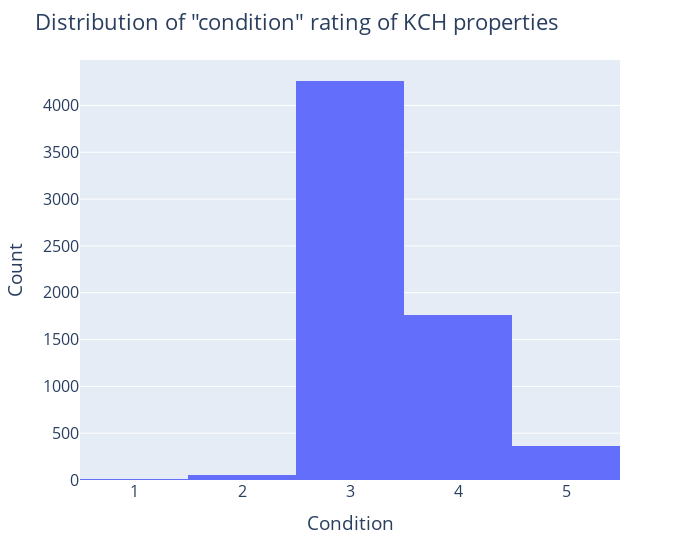

The notebook cell this image was saved under:
### Code cell
# Distribution - Condition
fig = px.histogram(data_frame=df, x='condition', width=700)

fig.update_layout(font=dict(size=16), xaxis_title="Condition", yaxis_title="Count",
                            title='Distribution of "condition" rating of KCH properties')

fig.show()

### Figure 1 — Plotly figure (JSON) as saved in the notebook; plotly's stock layout.template omitted (floating-point values rounded to 4 significant figures; data arrays with more than 128 entries replaced by an {"elided": "..."} marker saying what was removed)
{"data": [{"alignmentgroup": "True", "bingroup": "x", "hovertemplate": "condition=%{x}<br>count=%{y}<extra></extra>", "legendgroup": "", "marker": {"color": "#636efa", "pattern": {"shape": ""}}, "name": "", "offsetgroup": "", "orientation": "v", "showlegend": false, "type": "histogram", "x": {"elided": "6444 int values"}, "xaxis": "x", "yaxis": "y"}], "layout": {"barmode": "relative", "font": {"size": 16}, "legend": {"tracegroupgap": 0}, "margin": {"t": 60}, "title": {"text": "Distribution of \"condition\" rating of KCH properties"}, "width": 700, "xaxis": {"anchor": "y", "domain": [0, 1], "title": {"text": "Condition"}}, "yaxis": {"anchor": "x", "domain": [0, 1], "title": {"text": "Count"}}}}
